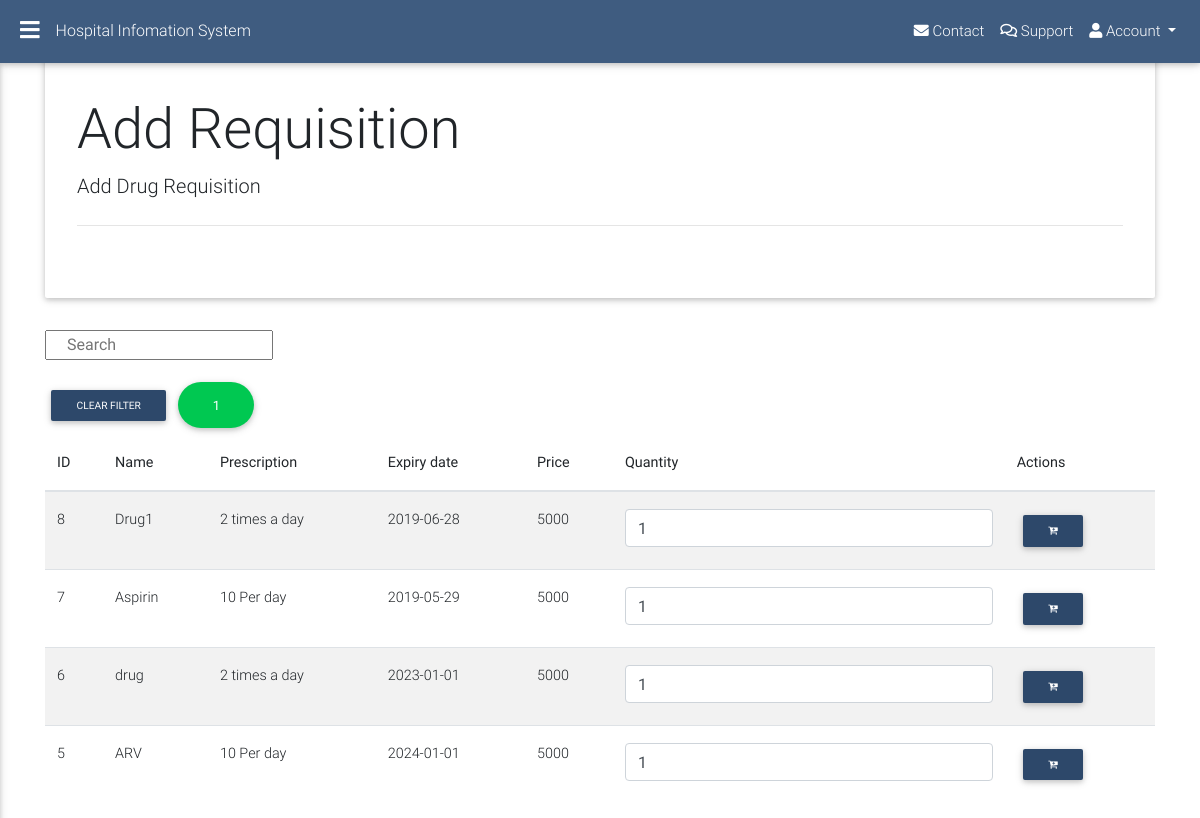
The page /src/req/addReq.php (signed in) on the database its author committed.
### tables this page shows
CREATE TABLE `drug` (
  `drug_id` int(11) NOT NULL,
  `name` varchar(11) DEFAULT NULL,
  `expiry` date DEFAULT NULL,
  `presp` varchar(256) DEFAULT NULL,
  `price` int(30) DEFAULT NULL,
  `qty` int(11) DEFAULT 0
);

### includes/dao.php (called while the page is built, shortened)
<?php
include "header.php";
include "sidenav.php";
include "jumbo.php";
$jumbo = new jumbo;

### includes/presp/PrespController.php (called while the page is built, shortened)
<?php
class Presp
{
    public function getAllPresp()
    {
        $db = new DBconnection();
        $dbConn = $db->getConnection();
        return $dbConn->query("SELECT * FROM drug ORDER BY drug_id DESC");
    }
}

### src/req/addReq.php (the view, shortened to what this page needs)
<?php include "../../includes/dao.php" ?>
<?php include "../../includes/presp/PrespController.php" ?>
<?php include "../../includes/req/ReqController.php";
$drugs = new Presp();
$req = new Req();
?>
<div class="container">
    <?= $jumbo->getJumbo("Add Requisition", "Add Drug Requisition") ?>
    <?php if (isset($_GET['search'])) : ?>
        <?php $drugsList = $drugs->findBySearch($_GET['search']) ?>
    <?php else : ?>
        <?php $drugsList = $drugs->getAllPresp(); ?>
    <?php endif ?>
    <?php $carts = $req->getCart("../../includes/req/cart.txt");
    $count = 0;
    foreach ($carts as $cart) {
        if (isset($cart[2])) :
            $count = $count + 1;
        endif;
    } ?>
    <div class="row">
        <div class="col-12">
            <table class="table table-responsive-sm table-striped">
                <thead>
                    <th>ID</th>
                    <th>Name</th>
                    <th>Prescription</th>
                    <th>Expiry date</th>
                    <th>Price</th>
                    <th>Quantity</th>
                    <th>Actions</th>
                </thead>
                <tbody>
                    <form method="get">
                        <input class="form-input form-check form-group" placeholder="Search" type="text" name="search" id="">
                    </form>
                    <button onclick="refresh()" class="btn btn-default btn-sm text-left">Clear Filter</button>
                    <button onclick="modal()" class="btn btn-success btn-rounded"><?= $count ?></button>
                    <?php while ($row = $drugsList->fetch(PDO::FETCH_ASSOC)) {
                        ?>
                        <tr>
                            <td><?= $row['drug_id'] ?></td>
                            <td><?= $row['name'] ?></td>
                            <td><?= $row['presp'] ?></td>
                            <td><?= $row['expiry'] ?></td>
                            <td><?= $row['price'] ?></td>
                            <td><input type="number" class="form-control" value="1" name="qty" id="qty<?= $row['drug_id'] ?>"></td>
                            <td><button title="Add To Cart" class="delete btn btn-default btn-sm fa fa-cart-plus" onclick="addToCart('<?= $row['drug_id'] ?>' , '<?= $row['name'] ?>' , '<?= $row['expiry'] ?>', '<?= $row['presp'] ?>', '<?= $row['price'] ?>')"></button></td>
                        </tr>
                    <?php } ?>
                </tbody>
            </table>
        </div>
    </div>
    <?php include "../../includes/footer.php"; ?>

### public/css/all.css (style rules this page uses)
.fa,.fab,.fal,.far,.fas { -moz-osx-font-smoothing:grayscale;-webkit-font-smoothing:antialiased;display:inline-block;font-style:normal;font-variant:normal;text-rendering:auto;line-height:1 }
.fa-cart-plus:before { content:"\f217" }
.fa,.far,.fas { font-family:"Font Awesome 5 Free" }
.fa,.fas { font-weight:900 }

### rows shown on the page
drug: drug_id "8", name "Drug1", presp "2 times a day", expiry "2019-06-28", price "5000"
drug: drug_id "7", name "Aspirin", presp "10 Per day", expiry "2019-05-29", price "5000"
drug: drug_id "6", name "drug", presp "2 times a day", expiry "2023-01-01", price "5000"
drug: drug_id "5", name "ARV", presp "10 Per day", expiry "2024-01-01", price "5000"

### other values the page prints
$title "Add Requisition"
$detail "Add Drug Requisition"
$count "1"
